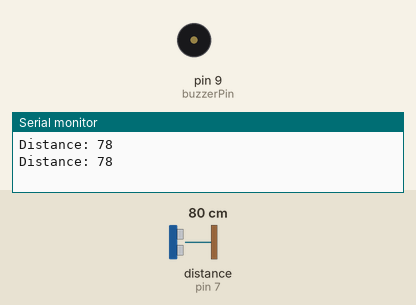
Recording of a sketch running on a simulated Arduino Uno, built with avr-gcc and run on an emulated ATmega328P. Parts: buzzer (waves = sounding), the last lines printed to the serial monitor. Wiring (inferred from the names in the program): ultrasonic range finder: trigger pin 6; echo pin 7. The inputs (shaded band) are chosen by the test bench; at power-on: distance to the obstacle (sensor on pin 7) 80 cm. The echo pulse lasts 58.3 µs per cm.

Above: at 1.8 s.
1.9 s: distance to the obstacle (sensor on pin 7) set to 53 cm
3.4 s: distance to the obstacle (sensor on pin 7) set to 45 cm
At 4.3 s:
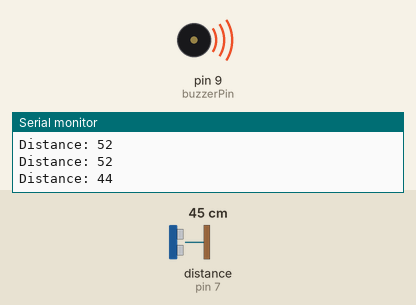
7.5 s: distance to the obstacle (sensor on pin 7) set to 33 cm
10.7 s: distance to the obstacle (sensor on pin 7) set to 29 cm
At 13.3 s:
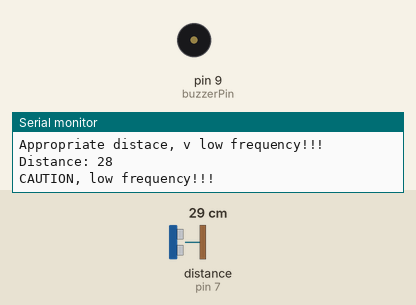
14.8 s: distance to the obstacle (sensor on pin 7) set to 23 cm
16.9 s: distance to the obstacle (sensor on pin 7) set to 18 cm
Timing chart, 0 to 22.0 s (numbered marks = the images above; inputs shaded):
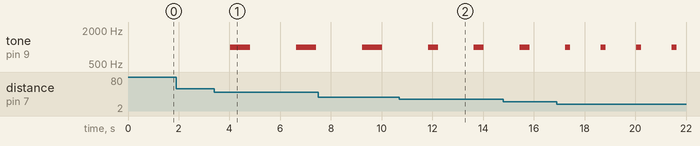

The sketch:

hc05.ino
```cpp
const int triggerPin = 6;  // Trigger pin of the ultrasonic sensor
const int echoPin = 7;     // Echo pin of the ultrasonic sensor
const int buzzerPin = 9;   // Buzzer pin

long duration;
int distance;

void setup() {
  pinMode(triggerPin, OUTPUT);
  pinMode(echoPin, INPUT);
  pinMode(buzzerPin, OUTPUT);
  Serial.begin(9600);  // Initialize serial communication at 9600 bps
}

void loop() {
  // Clear the trigger pin
  digitalWrite(triggerPin, LOW);
  delayMicroseconds(2);

  // Set the trigger pin HIGH for 10 microseconds
  digitalWrite(triggerPin, HIGH);
  delayMicroseconds(10);
  digitalWrite(triggerPin, LOW);

  // Read the echo pin, and calculate the distance
  duration = pulseIn(echoPin, HIGH);
  distance = duration * 0.034 / 2;  // Speed of sound wave divided by 2 (go and back)

  Serial.print("Distance: ");
  Serial.println(distance);

  // Set buzzer beeping rate based on distance
  if (distance < 10) {
    tone(buzzerPin, 1000);  // Continuous beep
    delay(100);  // Small delay to avoid overload
    noTone(buzzerPin);
    Serial.println("TRIPLE CAUTION, high frequency!!!");
  } else if (distance < 20) {
    tone(buzzerPin, 1000);
    delay(200);
    noTone(buzzerPin);
    delay(200);
    Serial.println("DOUBLE CAUTION, mid frequency!!!");
  } else if (distance < 30) {
    tone(buzzerPin, 1000);
    delay(400);
    noTone(buzzerPin);
    delay(400);
    Serial.println("CAUTION, low frequency!!!");
  } else if (distance < 50) {
    tone(buzzerPin, 1000);
    delay(800);
    noTone(buzzerPin);
    delay(800);
    Serial.println("Appropriate distace, v low frequency!!!");
  } else {
    noTone(buzzerPin);  // No beep
  }

  delay(1000);  // Delay between readings
}
```

Measured:
- the behaviour switches between 51 and 50 cm on distance to the obstacle (sensor on pin 7) (found by bisection; images 0 and 1)
- the behaviour switches between 31 and 30 cm on distance to the obstacle (sensor on pin 7) (found by bisection; images 1 and 2)
- after the input at 3.4 s, tone on pin 9 (buzzerPin): alternates 1000 Hz for 0.80 s and silent for 1.8 s, starting after 0.62 s
